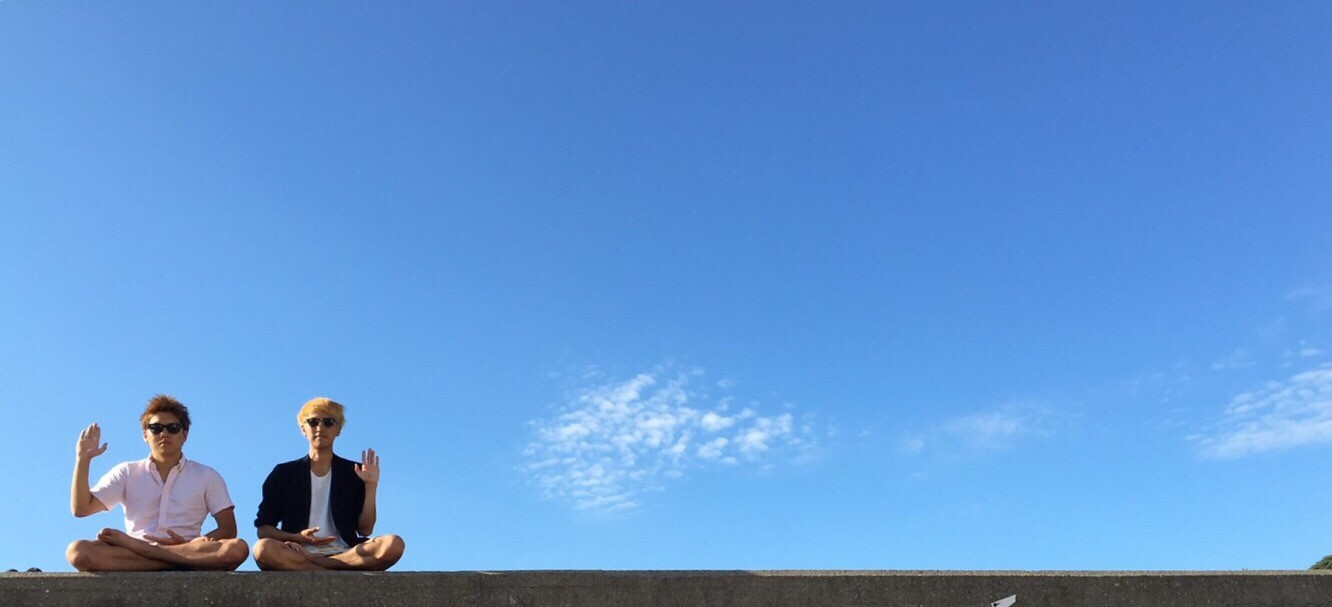
#> input picture pil/20160824_863.jpg, 1332 x 607 px
$ python mirror_image.py
#> lines starting #> are read from the running program, lines starting #| are printed output that depends on the picture
from PIL import Image, ImageOps

im = Image.open('./20160824_863.jpg')
#> im is the input picture: PIL image 1332x607 RGB; mean R, G, B 98.5, 150.5, 212.1
im_mirror = ImageOps.mirror(im)
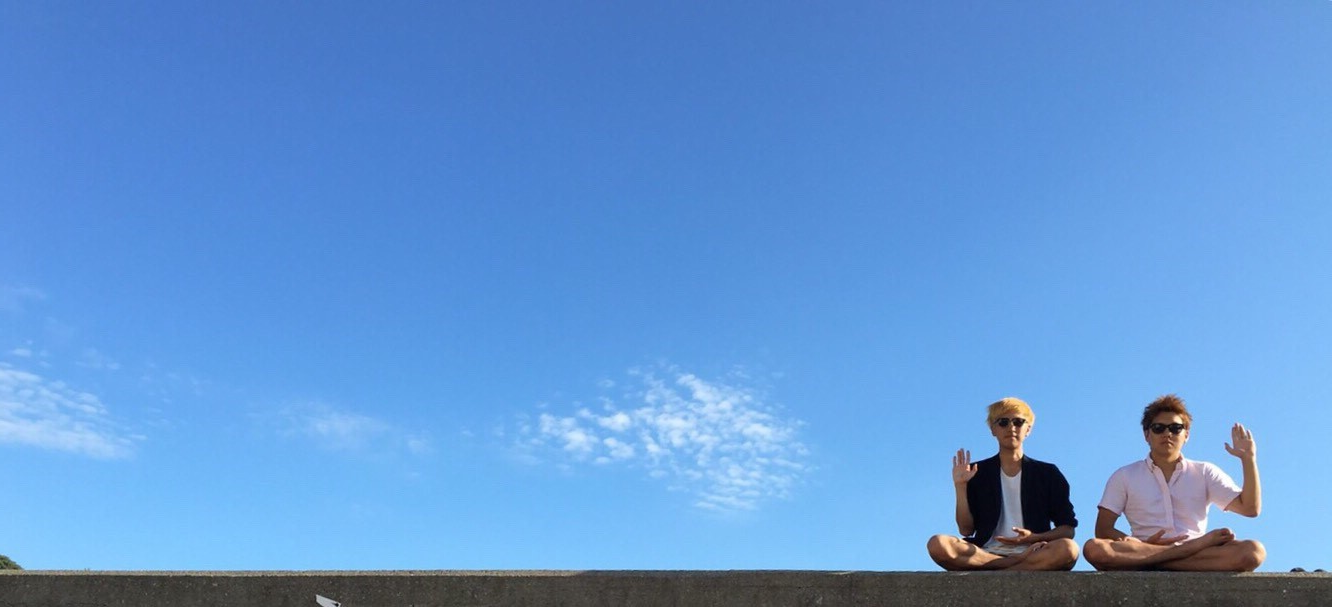
#> im_mirror: PIL image 1332x607 RGB; mean R, G, B 98.5, 150.5, 212.1
im_mirror.save('./mirror.jpg', quality=95)
